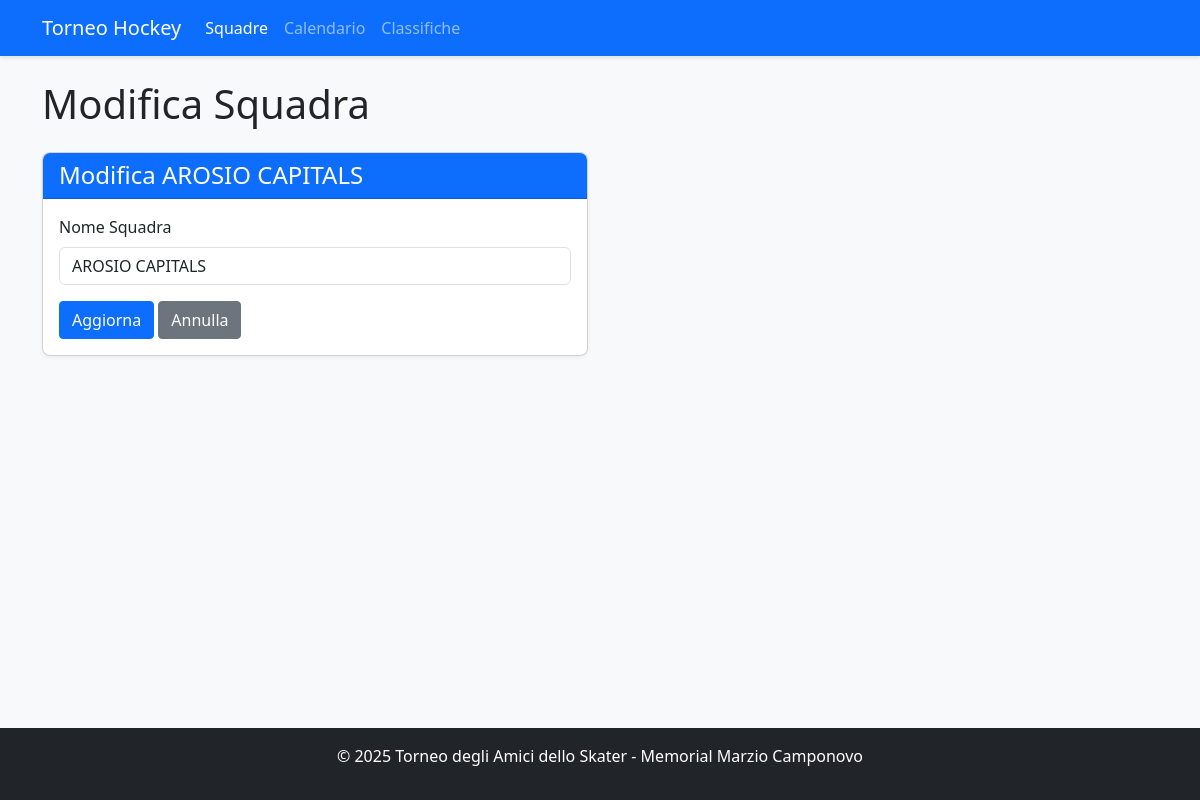
Before: /team/1/edit with the older database file.
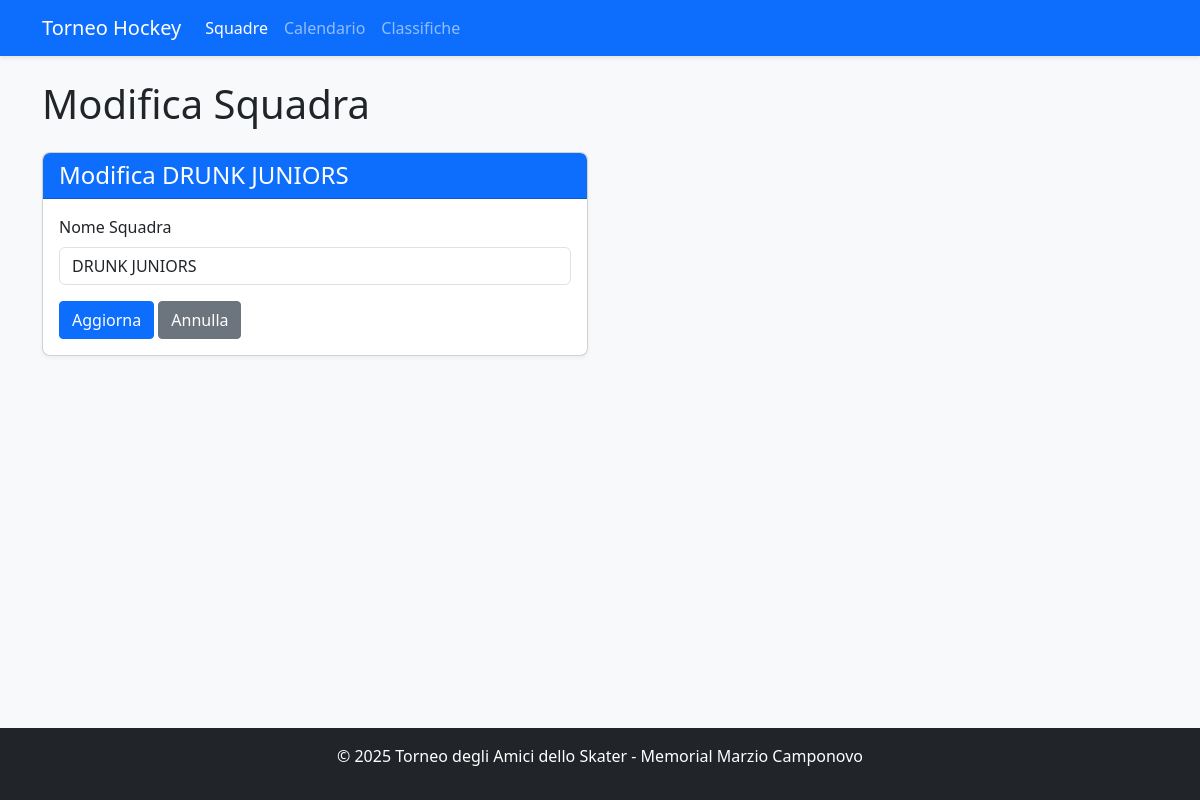
After: the same page with the newer database file.
### app.py (models this page shows, shortened)
class Team(db.Model):
    id = db.Column(db.Integer, primary_key=True)
    name = db.Column(db.String(100), nullable=False, unique=True)
    group = db.Column(db.String(1))  # A, B, C, or D
    players = db.relationship('Player', backref='team', lazy=True)
    matches = db.relationship(
        'Match',
        primaryjoin="or_(Team.id == Match.team1_id, Team.id == Match.team2_id)",
        lazy=True,
        overlaps="team1,team2"
    )
    wins = db.Column(db.Integer, default=0)
    losses = db.Column(db.Integer, default=0)
    draws = db.Column(db.Integer, default=0)
    goals_for = db.Column(db.Integer, default=0)
    goals_against = db.Column(db.Integer, default=0)
    points = db.Column(db.Integer, default=0)

### app.py (the view, shortened to what this page needs)
@app.route('/team/<int:team_id>/edit', methods=['GET', 'POST'])
def edit_team(team_id):
    team = Team.query.get_or_404(team_id)
    return render_template('edit_team.html', team=team)

### app.py (called while the page is built)
def format_tournament_dates():
    dates = get_tournament_dates()
    formatted = {}
    for key, date_obj in dates.items():
        formatted[key] = {
            'date': date_obj,
            'formatted': date_obj.strftime('%d/%m/%Y'),
            'day_name': date_obj.strftime('%A'),
            'day_name_it': {
                'Monday': 'Lunedì',
                'Tuesday': 'Martedì',
                'Wednesday': 'Mercoledì',
                'Thursday': 'Giovedì',
                'Friday': 'Venerdì',
                'Saturday': 'Sabato',
                'Sunday': 'Domenica'
            }.get(date_obj.strftime('%A'), date_obj.strftime('%A'))
        }
    return formatted

@app.context_processor
def inject_tournament_dates():
    try:
        formatted_dates = format_tournament_dates()
        return {'tournament_dates': formatted_dates}
    except Exception as e:
        current_year = datetime.now().year
        return {
            'tournament_dates': {
                'qualification_day1': {
                    'date': datetime(current_year, 7, 13).date(),
                    'formatted': f'13/07/{current_year}',
                    'day_name_it': 'Sabato'
                },
                'qualification_day2': {
                    'date': datetime(current_year, 7, 14).date(),
                    'formatted': f'14/07/{current_year}',
                    'day_name_it': 'Domenica'
                }
            }
        }

### templates/edit_team.html (shortened to what this page needs)
<!DOCTYPE html>
<html lang="it">
<head>
    <link rel="stylesheet" href="https://cdn.jsdelivr.net/npm/bootstrap@5.3.0/dist/css/bootstrap.min.css">
    <link rel="stylesheet" href="{{ url_for('static', filename='style.css') }}">
</head>
<body class="d-flex flex-column min-vh-100">
    <nav class="navbar navbar-expand-lg navbar-dark bg-primary">
        <div class="container">
            <a class="navbar-brand" href="{{ url_for('index') }}">Torneo Hockey</a>
            <div class="collapse navbar-collapse" id="navbarNav">
                <ul class="navbar-nav">
                    <li class="nav-item">
                        <a class="nav-link active" href="{{ url_for('teams') }}">Squadre</a>
                    </li>
                    <li class="nav-item">
                        <a class="nav-link" href="{{ url_for('schedule') }}">Calendario</a>
                    </li>
                    <li class="nav-item">
                        <a class="nav-link" href="{{ url_for('standings') }}">Classifiche</a>
                    </li>
                </ul>
            </div>
        </div>
    </nav>
    <div class="container mt-4">
        <h1>Modifica Squadra</h1>
        <div class="row mt-4">
            <div class="col-md-6">
                <div class="card">
                    <div class="card-header bg-primary text-white">
                        <h4 class="mb-0">Modifica {{ team.name }}</h4>
                    </div>
                    <div class="card-body">
                        <form method="post">
                            <div class="mb-3">
                                <label for="team_name" class="form-label">Nome Squadra</label>
                                <input type="text" class="form-control" id="team_name" name="team_name" value="{{ team.name }}" required>
                            </div>
                            <button type="submit" class="btn btn-primary">Aggiorna</button>
                            <a href="{{ url_for('teams') }}" class="btn btn-secondary">Annulla</a>
                        </form>
                    </div>
                </div>
            </div>
        </div>
    </div>
    <footer class="bg-dark text-white py-3 mt-auto">
        <div class="container text-center">
            <p>© 2025 Torneo degli Amici dello Skater - Memorial Marzio Camponovo</p>
        </div>
    </footer>
</body>
</html>

### static/style.css (style rules this page uses)
body { font-family: "Segoe UI", Tahoma, Geneva, Verdana, sans-serif; background-color: #f8f9fa; }
.navbar { box-shadow: 0 2px 4px rgba(0, 0, 0, 0.1); }
.card { box-shadow: 0 2px 4px rgba(0, 0, 0, 0.05); border-radius: 8px; overflow: hidden; }
.card-header { font-weight: 600; }
.btn { border-radius: 4px; }
footer { margin-top: 2rem; }

Changed rows visible on the page:
changed Team: name "AROSIO CAPITALS" → "DRUNK JUNIORS"; team_name "AROSIO CAPITALS" → "DRUNK JUNIORS"
